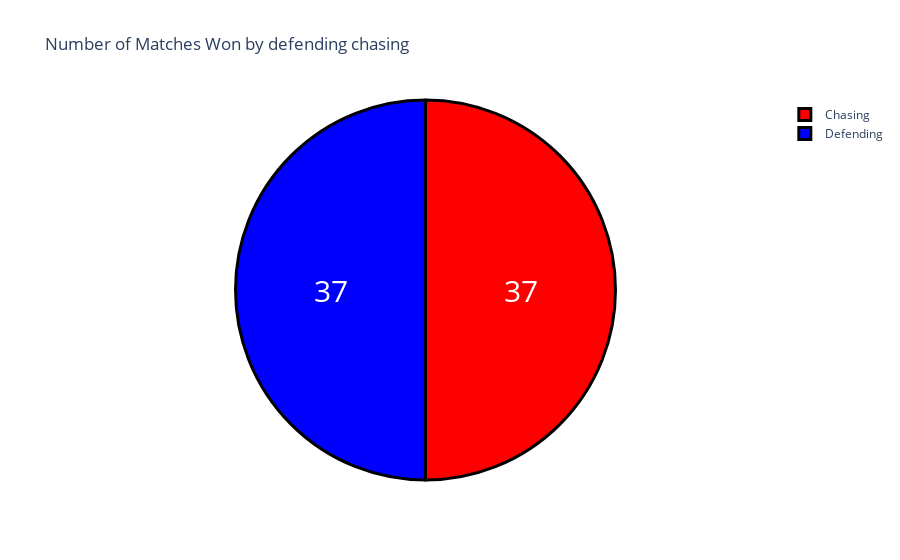

Notebook code cell kept with this figure:
### Code cell
data['won_by']=data['won_by'].map({'Wickets':'Chasing',
                                  'Runs':'Defending'})
won_by=data['won_by'].value_counts()
label=won_by.index
counts=won_by.values

color=["red","blue"]
fig=go.Figure(data=[go.Pie(labels=label,values=counts)])
fig.update_layout(title_text="Number of Matches Won by defending chasing")
fig.update_traces(hoverinfo='label+percent',textinfo='value',textfont_size=30,
                 marker=dict(colors=color,line=dict(color="black",width=3)))
fig.show()

### Figure 1 — Plotly figure (JSON) as saved in the notebook; plotly's stock layout.template omitted (floating-point values rounded to 4 significant figures)
{"data": [{"hoverinfo": "label+percent", "labels": ["Chasing", "Defending"], "marker": {"colors": ["red", "blue"], "line": {"color": "black", "width": 3}}, "textfont": {"size": 30}, "textinfo": "value", "type": "pie", "values": [37, 37]}], "layout": {"autosize": true, "title": {"text": "Number of Matches Won by defending chasing"}}}
